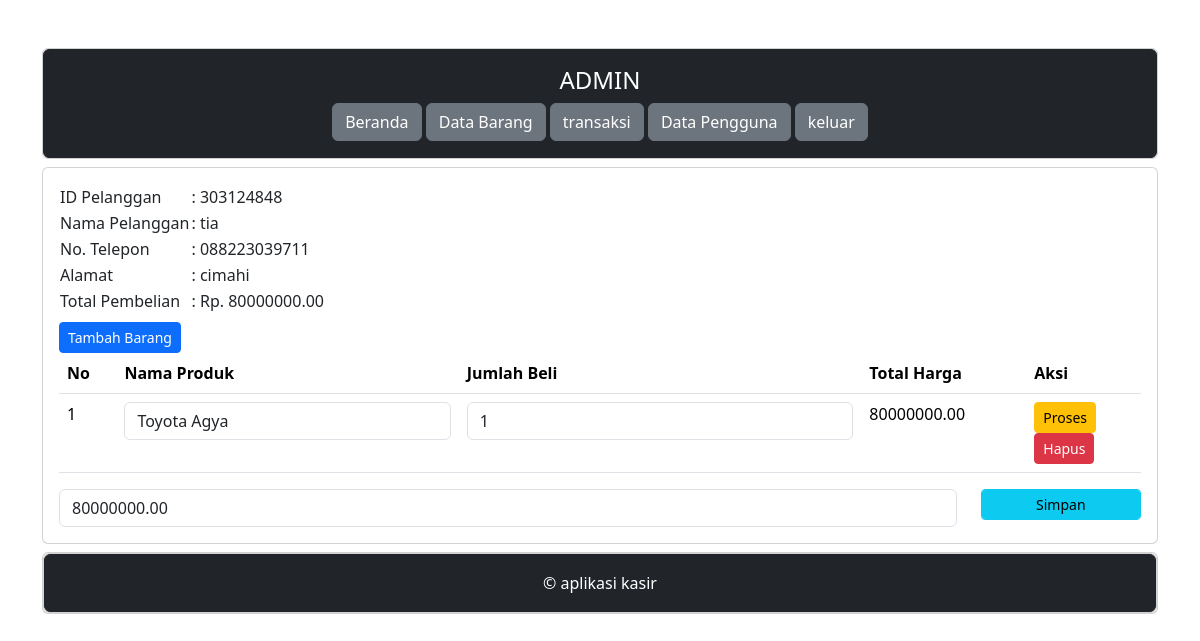
/ukk_kasir/administrator/detail_pembelian.php?PelangganID=303124848 (signed in), run on the app's committed database.
### tables this page shows
CREATE TABLE `penjualan` (
  `PenjualanID` int(11) NOT NULL,
  `TanggalPenjualan` date NOT NULL,
  `TotalHarga` decimal(10,2) NOT NULL,
  `PelangganID` int(11) NOT NULL
);

CREATE TABLE `pelanggan` (
  `PelangganID` int(11) NOT NULL,
  `NamaPelanggan` varchar(250) NOT NULL,
  `Alamat` text NOT NULL,
  `NomorTelepon` varchar(250) NOT NULL
);

CREATE TABLE `detailpenjualan` (
  `DetailID` int(11) NOT NULL,
  `PenjualanID` int(11) NOT NULL,
  `ProdukID` int(11) NOT NULL,
  `JumlahProduk` int(11) NOT NULL,
  `Subtotal` decimal(10,2) NOT NULL
);

CREATE TABLE `produk` (
  `ProdukID` int(11) NOT NULL,
  `NamaProduk` varchar(255) NOT NULL,
  `Harga` decimal(10,2) NOT NULL,
  `Stok` int(11) NOT NULL
);

### ukk_kasir/administrator/detail_pembelian.php (the view, shortened to what this page needs)
<?php
include "header.php";
include "navbar.php";
?>
<div class="card mt-2">
	<div class="card-body">
		<?php
		include '../koneksi.php';
		$PelangganID = $_GET['PelangganID'];
		$no = 1;
		$data = mysqli_query($koneksi,"SELECT * FROM pelanggan INNER JOIN penjualan ON pelanggan.PelangganID=penjualan.PelangganID");
		while($d = mysqli_fetch_array($data)){
			?>
			<?php if ($d['PelangganID'] == $PelangganID) { ?>
				<table>
					<tr>
						<td>ID Pelanggan</td>
						<td>: <?php echo $d['PelangganID']; ?></td>
					</tr>
					<tr>
						<td>Nama Pelanggan</td>
						<td>: <?php echo $d['NamaPelanggan']; ?></td>
					</tr>
					<tr>
						<td>No. Telepon</td>
						<td>: <?php echo $d['NomorTelepon']; ?></td>
					</tr>
					<tr>
						<td>Alamat</td>
						<td>: <?php echo $d['Alamat']; ?></td>
					</tr>
					<tr>
						<td>Total Pembelian</td>
						<td>: Rp. <?php echo $d['TotalHarga']; ?></td>
					</tr>
				</table>
				<form method="post" action="tambah_detail_penjualan.php">
					<button type="submit" class="btn btn-primary btn-sm mt-2">
						Tambah Barang
					</button>
				</form>
				<table class="table">
					<thead>
						<tr>
							<th>No</th>
							<th>Nama Produk</th>
							<th>Jumlah Beli</th>
							<th>Total Harga</th>
							<th>Aksi</th>
						</tr>
					</thead>
					<tbody>
						<?php
						include '../koneksi.php';
						$detailpenjualan = mysqli_query($koneksi,"SELECT * FROM detailpenjualan");
						while($d_detailpenjualan = mysqli_fetch_array($detailpenjualan)){
							?>
							<?php
							if ($d_detailpenjualan['PenjualanID'] == $d['PenjualanID']) { ?>
								<tr>
									<td><?php echo $no++; ?></td>
									<td>
										<form action="simpan_barang_beli.php" method="post">
											<div class="form-group">
												<select name="ProdukID" class="form-control" onchange="this.form.submit()">
													<?php
													include '../koneksi.php';
													$no = 1;
													$produk = mysqli_query($koneksi,"SELECT * FROM produk");
													while($d_produk = mysqli_fetch_array($produk)){
														?>
														<option value="<?php echo $d_produk['ProdukID']; ?>" <?php if ($d_produk['ProdukID']==$d_detailpenjualan['ProdukID']) { echo "selected"; } ?>><?php echo $d_produk['NamaProduk']; ?></option>
													<?php } ?>
												</select>
											</div>
										</form>
									</td>
									<td>
										<form method="post" action="hitung_subtotal.php">
											<div class="form-group">
												<input type="number" name="JumlahProduk" value="<?php echo $d_detailpenjualan['JumlahProduk']; ?>" class="form-control">
											</div>
										</td>
										<td><?php echo $d_detailpenjualan['Subtotal']; ?></td>
										<td>
											<button type="submit" class="btn btn-warning btn-sm">Proses</button>
										<form method="post" action="hapus_detail_pembelian.php">
											<button type="submit" class="btn btn-danger btn-sm">Hapus</button>
										</form>
									</td>
								</tr>
							<?php } else {
								?>
								<?php
							}
						}
						?>
					</tbody>
				</table>
				<form method="post" action="simpan_total_harga.php">
					<?php
					include '../koneksi.php';
					$detailpenjualan = mysqli_query($koneksi, "SELECT SUM(Subtotal) AS TotalHarga FROM detailpenjualan WHERE 	PenjualanID='$d[PenjualanID]'");
					$row = mysqli_fetch_assoc($detailpenjualan);
					$sum = $row['TotalHarga'];
					?>
					<div class="row">
						<div class="col-sm-10">
							<div class="form-group">
								<input type="text" class="form-control" name="TotalHarga" value="<?php echo $sum; ?>">
							</div>
						</div>
						<div class="col-sm-2">
							<div class="form-group">
								<button class="btn btn-info btn-sm form-control" type="submit">Simpan</button>
							</div>
						</div>
					</div>
				</form>
			<?php } else { ?>
				<?php
			}
		}
		?>
	</div>
</div>
<?php
include "footer.php";
?>

### data on the page
penjualan: PelangganID "303124848", PelangganID.NamaPelanggan "tia", PelangganID.NomorTelepon "088223039711", PelangganID.Alamat "cimahi", TotalHarga "80000000.00"
detailpenjualan: ProdukID "Toyota Agya", JumlahProduk "1", Subtotal "80000000.00"
